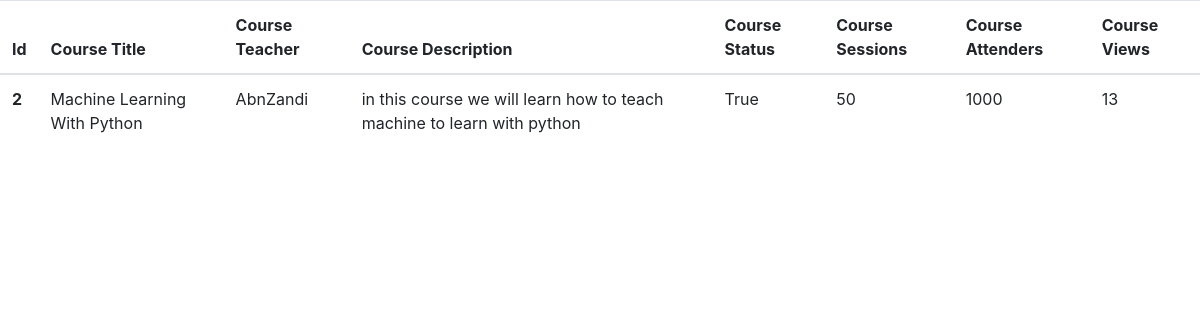
The page /course/information/2 on the database its author committed.
### courses_app/models.py (models this page shows, shortened)
class Course(models.Model) :
    title = models.CharField(max_length=30)
    teacher_fullname = models.CharField(max_length=30)
    description = models.TextField()
    status = models.BooleanField(default=True)
    attenders = models.IntegerField(default=0)
    sessions = models.IntegerField(default=0)
    views_count = models.IntegerField(default=0)

### courses_app/views.py (the view)
# urls.py: path("information/<int:course_id>",views.course_information)
def course_information(request , course_id):
     course = Course.objects.get(id = course_id)
     course.views_count -=-1
     course.save()
     return render(request , "courses_app/course_information.html" , context={ "course" : course})

### courses_app/templates/courses_app/course_information.html (shortened to what this page needs)
<!DOCTYPE html>
<html lang="en">
<head>
    <link rel="stylesheet" href="https://cdn.jsdelivr.net/npm/bootstrap@4.6.1/dist/css/bootstrap.min.css">
</head>
<body>
    <div class="table">
        <table class="table">
            <thead>
              <tr>
                <th scope="col">Id</th>
                <th scope="col">Course Title</th>
                <th scope="col">Course Teacher</th>
                <th scope="col">Course Description</th>
                <th scope="col">Course Status</th>
                <th scope="col">Course Sessions</th>
                <th scope="col">Course Attenders</th>
                <th scope="col">Course Views</th>
              </tr>
            </thead>
            <tbody>
              <tr>
                <th scope="row">{{course.id}}</th>
                <td>{{course.title}}</td>
                <td>{{course.teacher_fullname}}</td>
                <td>{{course.description}}</td>
                <td>{{course.status}}</td>
                <td>{{course.sessions}}</td>
                <td>{{course.attenders}}</td>
                <td>{{course.views_count}}</td>
              </tr>
            </tbody>
          </table>
    </div>
</body>
</html>

### rows shown on the page
Course: id "2", title "Machine Learning With Python", teacher_fullname "AbnZandi", description "in this course we will learn how to teach machine to learn with python", status "True", sessions "50", attenders "1000", views_count "13"
